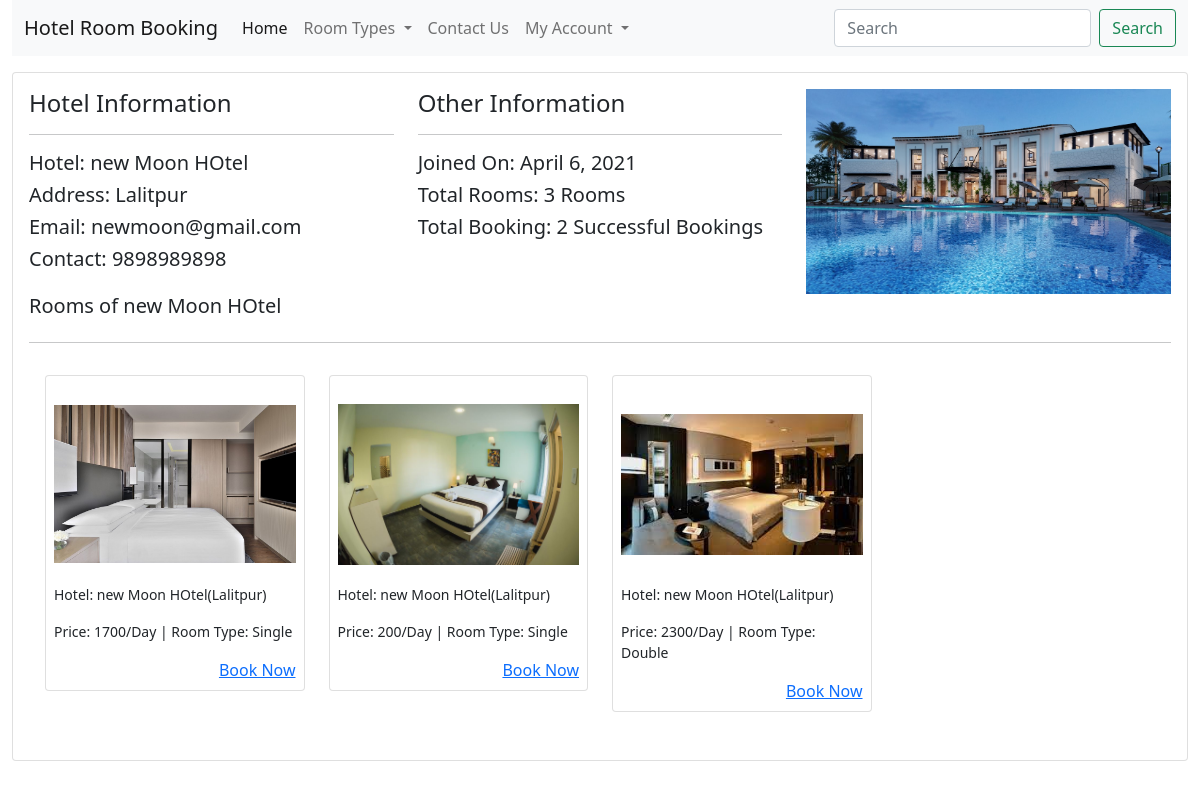
The page /hotel-2-rooms/ on the database as committed earlier.
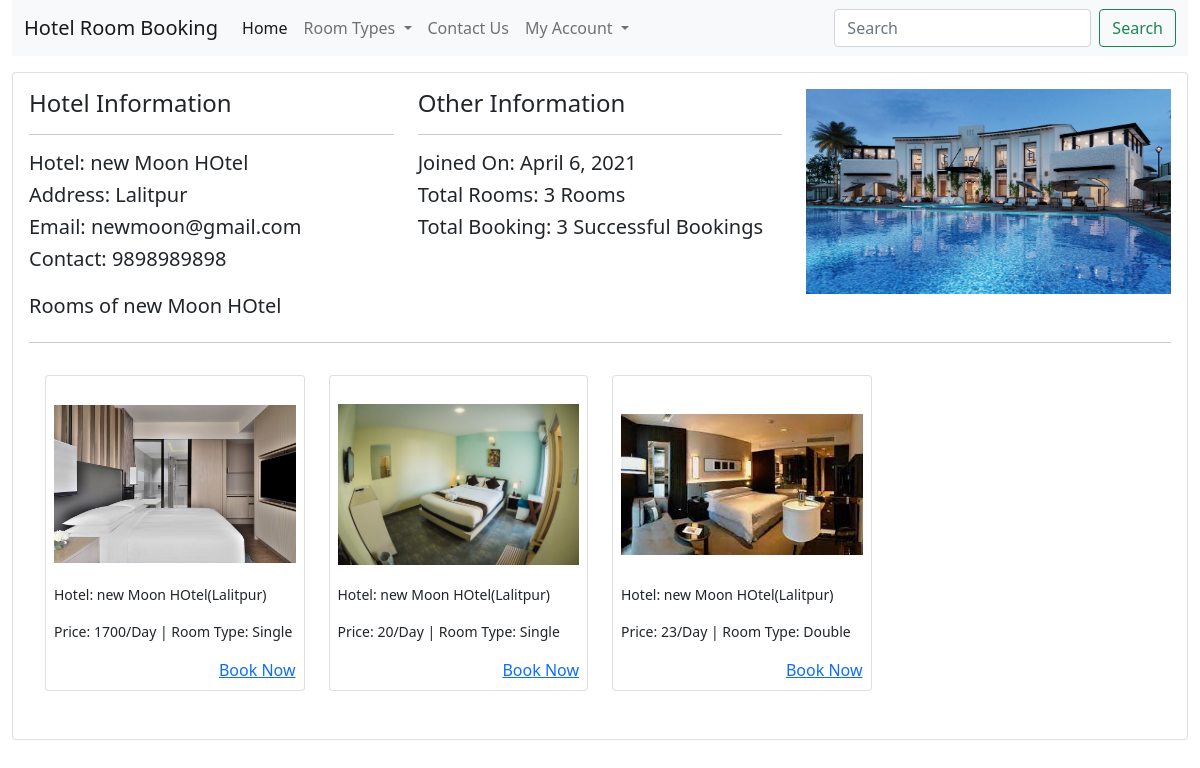
The same page on the database as committed later.
### hbsapp/models.py (models this page shows, shortened)
class TimeStamp(models.Model):
    created_at = models.DateTimeField(auto_now_add=True)
    updated_at = models.DateTimeField(auto_now=True)
    class Meta:
        abstract = True

class HotelRoom(TimeStamp):
    hotel = models.ForeignKey(Hotel, on_delete=models.RESTRICT)
    room_type = models.CharField(max_length=50, choices=ROOM_TYPE)
    room_code = models.CharField(max_length=50)
    image = models.ImageField(upload_to="rooms")
    description = models.TextField()
    price = models.PositiveIntegerField()
    view_count = models.BigIntegerField(default=0)

class Hotel(TimeStamp):
    name = models.CharField(max_length=200)
    image = models.ImageField(upload_to="hotels", null=True, blank=True)
    address = models.CharField(max_length=200)
    contact = models.CharField(max_length=200)
    email = models.EmailField(unique=True)

### hbsapp/views.py (the view)
class ClientHotelDetailView(ClientMixin, View):
    def get(self, request, *args, **kwargs):
        context = self.context
        try:
            hotel = Hotel.objects.get(id=self.kwargs.get("pk"))
            context["hotel"] = hotel
            context["total_bookings"] = RoomBooking.objects.filter(
                hotel_room__hotel=hotel, booking_status="Confirmed")
        except Exception as e:
            print(e)
            messages.error(request, "Hotel not found..")
            return redirect("hbsapp:clienthome")
        return render(request, "clienttemplates/clienthoteldetail.html", context)

### hbsapp/views.py (called while the page is built)
    def dispatch(self, request, *args, **kwargs):
        self.context = {
            "roomtypes": ROOM_TYPE
        }
        return super(ClientMixin, self).dispatch(request, *args, **kwargs)

### templates/clienttemplates/clienthoteldetail.html (shortened to what this page needs)
{% extends 'clienttemplates/clientbase.html' %}
{% load static %}
{% block content %}
<section class="mt-3">
    <div class="row">
        <div class="col-md-12">
            <div class="card p-3">
                <div class="card-head">
                    <div class="row">
                        <div class="col-md-4">
                            <h4>Hotel Information</h4><hr>
                            <h5>Hotel: {{hotel.name}}</h5>
                            <h5>Address: {{hotel.address}}</h5>
                            <h5>Email: {{hotel.email}}</h5>
                            <h5>Contact: {{hotel.contact}}</h5>
                        </div>
                        <div class="col-md-4">
                            <h4>Other Information</h4><hr>
                            <h5>Joined On: {{hotel.created_at|date}}</h5>
                            <h5>Total Rooms: {{hotel.hotelroom_set.count}} Rooms</h5>
                            <h5>Total Booking: {{total_bookings.count}} Successful Bookings</h5>
                        </div>
                        <div class="col-md-4">
                            <img src="{% if hotel.image %}{{hotel.image.url}}{% else %}{% static 'clientstatic/images/default_hotel.jpeg' %}{% endif %}" alt="" class="img-fluid">
                        </div>
                    </div>
                </div>
                <h5>Rooms of {{hotel.name}}</h5>
                <hr>
                <div class="card-body">
                    <div class="row">
                        {% for room in hotel.hotelroom_set.all %}
                        <div class="col-md-3 mb-3">
                            <div class="card p-2 item" style="cursor: pointer;" data-url="{% url 'hbsapp:clientroomdetail' room.room_code room.id %}">
                                <img src="{{room.image.url}}" class="img-fluid" style="height: 200px; object-fit: contain;" alt="">
                                <p style="font-size: 14px;">Hotel: {{room.hotel.name}}({{room.hotel.address}})</p>
                                <p style="font-size: 14px;">Price: {{room.price}}/Day | Room Type: {{room.room_type}}</p>
                                <a href="{% url 'hbsapp:clientroomdetail' room.room_code room.id %}" class="text-end">Book Now</a>
                            </div>
                        </div>
                        {% endfor %}
                    </div>
                </div>
            </div>
        </div>
    </div>
</section>
{% endblock %}

Rows that differ between the two databases and show on the page:
changed HotelRoom (number 2 of 3 on the later page): price "200" → "20"
changed HotelRoom "Double": price "2300" → "23"
Other text that changed with them:
{{ total_bookings.count }}: "2" → "3"
